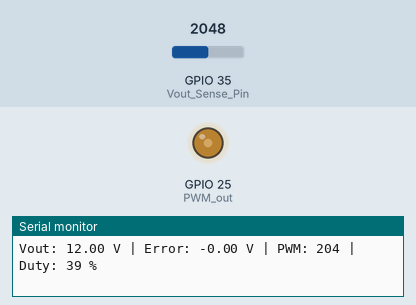
Simulated run of this sketch. Board: ESP32. Parts: output pins drawn as LEDs (lit = HIGH), the last lines printed to the serial monitor. The test bench sets the inputs (shaded band); at power-on: GPIO 35 (Vout_Sense_Pin) = 2048 (analog values on the 0–4095 scale).

Above: at 1.7 s.
1.8 s: GPIO 35 (Vout_Sense_Pin) set to 491
At 2.3 s:
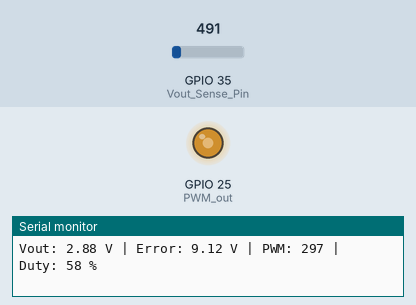
3.3 s: GPIO 35 (Vout_Sense_Pin) set to 2047
At 3.7 s:
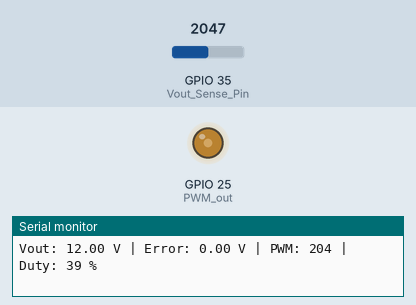
Timing chart, 0 to 6.3 s (numbered marks = the images above; inputs shaded):
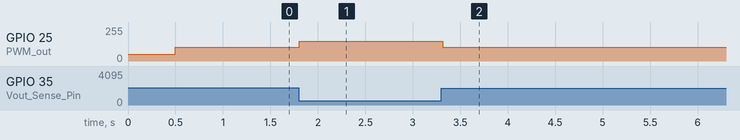

Measured:
- after the input at 1.8 s, GPIO 25 (PWM_out): 102/255 → 148/255 at once
- after the input at 3.3 s, GPIO 25 (PWM_out): 148/255 → 102/255 at once

The sketch:

Codigo_SEPIC.ino
```cpp
// === PINES ===
int Vout_Sense_Pin = 35;
int PWM_out = 25;

// === PWM ===
int pwm_value = 0;
const int FreqPWM = 100000;
const int resolucionPWM = 9;
const int PWM_MAX = pow(2, resolucionPWM) - 1;

// === ADC ===
const int ANALOG_RESOLUTION = 12;
const float Max_ADC = pow(2, ANALOG_RESOLUTION) - 1;
const float Vmax_ADC_escala = 24.0;

// === Control ===
float Vref = 12.0;
float Vout = 0.0;
float error = 0.0;

// === Protección ===
const float VOUT_MIN_UMBRAL = 0.1;
bool control_activo = false;

// === PID Incremental 1===
float Kc = 0.02;
float Ti = 0.1;
float Td = 0.001;
float Ts = 1.0 / FreqPWM;

// === PID Incremental 2===
/*
float Kp = 0.00096454;
float Ki = 192.9072;
float Kd = 0.0;
*/

// Coeficientes PID
float q0, q1, q2;
float e_k = 0, e_k_1 = 0, e_k_2 = 0;
float u_k = 0, u_k_1 = 0;

void setup() {
  Serial.begin(115200);
  pinMode(Vout_Sense_Pin, INPUT);
  pinMode(PWM_out, OUTPUT);
  analogReadResolution(ANALOG_RESOLUTION);

  // Configurar PWM
  ledcAttach(PWM_out, FreqPWM, resolucionPWM);

  // Calcular coeficientes PID incrementales modo 1
  /*
  q0 = Kc * (1 + Ts/(2*Ti) + Td/Ts);
  q1 = -Kc * (1 - Ts/(2*Ti) + 2*Td/Ts);
  q2 = Kc * Td/Ts;
  */

  // Calcular coeficientes PID incrementales modo 2
  /*
  q0 = Kp + (Ki*Ts)/2 + Kd/Ts;
  q1 = -Kp + (Ki*Ts)/2 - (2*Kd)/Ts;
  q2 = Kd/Ts;
  */

  // Impulso inicial de arranque
  pwm_value = (int)(0.2*PWM_MAX);
  ledcWrite(PWM_out, pwm_value);
  Serial.println(">>> PWM inicial aplicado para arranque <<<");
  delay(500);  // Espera para permitir que el voltaje suba

  control_activo = true;  // Habilitar control
}

void loop() {
  // Leer voltaje
  float adc_value = analogRead(Vout_Sense_Pin);
  Vout = ((adc_value * Vmax_ADC_escala) / Max_ADC);

  // Si el voltaje es muy bajo, aplicar PWM de arranque fijo
  if (!control_activo || Vout < VOUT_MIN_UMBRAL) {
    pwm_value = (int)(0.2 * PWM_MAX);  // Duty fijo para mantener actividad
    ledcWrite(PWM_out, pwm_value);
    Serial.print("⚠️ Vout bajo ("); Serial.print(Vout, 2);
    Serial.println(" V). Aplicando PWM base.");
    delay(100);
    return;
  }

  // === Calculo del error ===
  error = Vref - Vout;

  // === CONTROL PID INCREMENTAL ===
  /*
  e_k = error;
  float delta_U = q0*e_k + q1*e_k_1 + q2*e_k_2;

  if(delta_U > 0.3*PWM_MAX){
    delta_U = 2*(0.2 * PWM_MAX);
  }

  if (u_k > 0.95 * PWM_MAX) {
    u_k = 0.95 * PWM_MAX;
  } else if (u_k < 0.03 * PWM_MAX) {
    u_k = 0.03 * PWM_MAX;
  }

  pwm_value = (int)u_k;

  // Actualizar historial
  e_k_2 = e_k_1;
  e_k_1 = e_k;
  u_k_1 = u_k;
  */

  // === Control proporcional alternativo ===

  float D1 = 0.02*error + 0.4;
  D1 = constrain(D1, 0.03, 0.95);
  pwm_value = (int)(D1 * PWM_MAX);


  // Modificación de ciclo útil del PWM
  pwm_value = constrain(pwm_value, 0, PWM_MAX);
  ledcWrite(PWM_out, pwm_value);

  // Mostrar por serial
  int pwm_percent = map(pwm_value, 0, PWM_MAX, 0, 100);
  Serial.print("Vout: "); Serial.print(Vout, 2);
  Serial.print(" V | Error: "); Serial.print(error, 2);
  Serial.print(" V | PWM: "); Serial.print(pwm_value);
  Serial.print(" | Duty: "); Serial.print(pwm_percent);
  Serial.println(" %");

  delay(100);
}
```
